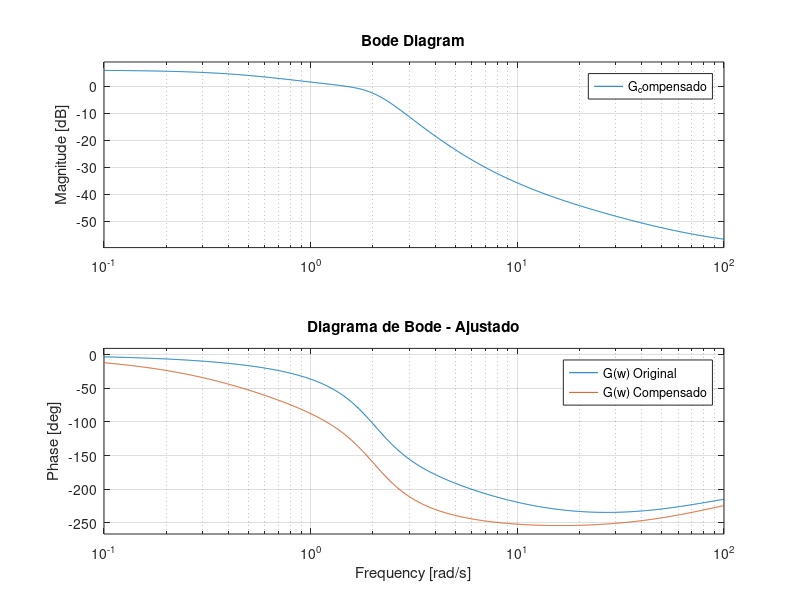

Recreate this plot in MATLAB.
pkg load control
% Definição do sistema G(w)
num = [-0.01512, -1.149, 8.332];
den = [1, 1.717, 4.166];
G = tf(num, den);
% Frequência desejada e margem de fase alvo
wc_desired = 2; % Frequência de cruzamento desejada (rad/s)
PM_desired = 60; % Margem de fase desejada (graus)
a0 = 0.8; % Parâmetro do compensador Lag
% -----------------------------------------------
% PASSO 1: PROJETO DO CONTROLADOR LEAD
% -----------------------------------------------
a_lead = 11.5; % Controle do Lead
wz_lead = wc_desired * sqrt(a_lead)
wp_lead = wc_desired / sqrt(a_lead)
% Função de transferência do compensador Lead ajustado
D_lead = tf([1/wz_lead, 1], [1/wp_lead, 1]);
% -----------------------------------------------
% PASSO 2: PROJETO DO CONTROLADOR LAG
% -----------------------------------------------
wp_lag = 60 % Controle do lag
wz_lag = wp_lag / a0 % Zero correspondente
% Função de transferência do compensador Lag
D_lag = tf([1/wz_lag, 1], [1/wp_lag, 1]);
% -----------------------------------------------
% PASSO 3: OBTENÇÃO DO CONTROLADOR FINAL
% -----------------------------------------------
D = D_lead * D_lag; % Compensador total Lead-Lag
display(D)
% -----------------------------------------------
% PASSO 4: SISTEMA COMPENSADO
% -----------------------------------------------
G_compensado = D * G; % Sistema compensado
% -----------------------------------------------
% PASSO 5: ANÁLISE DE DESEMPENHO
% -----------------------------------------------
figure;
bode(G, {0.1, 100});
hold on;
bode(G_compensado, {0.1, 100});
legend('G(w) Original', 'G(w) Compensado');
title('Diagrama de Bode - Ajustado');
grid on;
% Obtendo as novas margens de fase e ganho
[GM, PM, Wcg, Wcp] = margin(G_compensado);
fprintf("\nResultados do Sistema Compensado (Final Ajuste):\n");
fprintf("Nova frequência de cruzamento de ganho: %.3f rad/s\n", Wcp);
fprintf("Nova margem de fase: %.3f graus\n", PM);
fprintf("Nova margem de ganho: %.3f dB\n", 20*log10(GM));
D_z = c2d(D, 0.3, 'tustin');

% Obter coeficientes do numerador e denominador
[num, den] = tfdata(D_z, 'v');
% Exibir equação às diferenças
disp("Equação às diferenças do controlador:");
fprintf("d[n] = %.5f * e[n] + %.5f * e[n-1] ", num(1), num(2));
if length(num) > 2
fprintf("+ %.5f * e[n-2] ", num(3));
end
for i = 2:length(den)
fprintf("- %.5f * d[n-%d] ", den(i), i-1);
end
fprintf("\n");